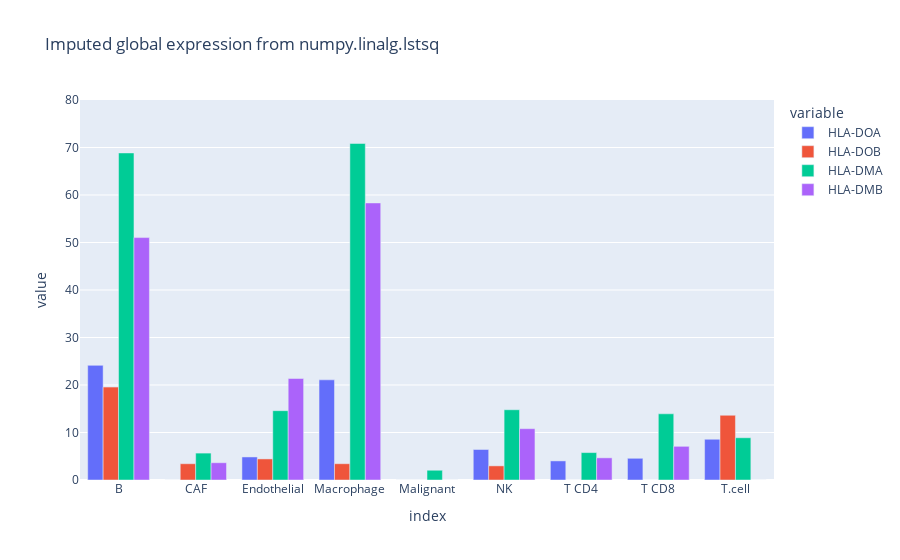

The cell this chart's notebook holds for it:
### Code cell
fig = px.bar(imputed_geps_numpy_lstsq.loc[example_genes].T, barmode='group', title="Imputed global expression from numpy.linalg.lstsq")
fig.update_yaxes(range=[0, 80])

### Figure 1 — Plotly figure (JSON) as saved in the notebook; plotly's stock layout.template omitted (floating-point values rounded to 4 significant figures)
{"data": [{"alignmentgroup": "True", "hovertemplate": "variable=HLA-DOA<br>index=%{x}<br>value=%{y}<extra></extra>", "legendgroup": "HLA-DOA", "marker": {"color": "#636efa", "pattern": {"shape": ""}}, "name": "HLA-DOA", "offsetgroup": "HLA-DOA", "orientation": "v", "showlegend": true, "textposition": "auto", "type": "bar", "x": ["B", "CAF", "Endothelial", "Macrophage", "Malignant", "NK", "T CD4", "T CD8", "T.cell"], "xaxis": "x", "y": [24.13, 0, 4.854, 21.09, 0, 6.423, 4.022, 4.571, 8.578], "yaxis": "y"}, {"alignmentgroup": "True", "hovertemplate": "variable=HLA-DOB<br>index=%{x}<br>value=%{y}<extra></extra>", "legendgroup": "HLA-DOB", "marker": {"color": "#EF553B", "pattern": {"shape": ""}}, "name": "HLA-DOB", "offsetgroup": "HLA-DOB", "orientation": "v", "showlegend": true, "textposition": "auto", "type": "bar", "x": ["B", "CAF", "Endothelial", "Macrophage", "Malignant", "NK", "T CD4", "T CD8", "T.cell"], "xaxis": "x", "y": [19.56, 3.428, 4.437, 3.429, 0, 2.975, 0, 0, 13.63], "yaxis": "y"}, {"alignmentgroup": "True", "hovertemplate": "variable=HLA-DMA<br>index=%{x}<br>value=%{y}<extra></extra>", "legendgroup": "HLA-DMA", "marker": {"color": "#00cc96", "pattern": {"shape": ""}}, "name": "HLA-DMA", "offsetgroup": "HLA-DMA", "orientation": "v", "showlegend": true, "textposition": "auto", "type": "bar", "x": ["B", "CAF", "Endothelial", "Macrophage", "Malignant", "NK", "T CD4", "T CD8", "T.cell"], "xaxis": "x", "y": [68.85, 5.663, 14.59, 70.85, 2.056, 14.79, 5.77, 13.93, 8.895], "yaxis": "y"}, {"alignmentgroup": "True", "hovertemplate": "variable=HLA-DMB<br>index=%{x}<br>value=%{y}<extra></extra>", "legendgroup": "HLA-DMB", "marker": {"color": "#ab63fa", "pattern": {"shape": ""}}, "name": "HLA-DMB", "offsetgroup": "HLA-DMB", "orientation": "v", "showlegend": true, "textposition": "auto", "type": "bar", "x": ["B", "CAF", "Endothelial", "Macrophage", "Malignant", "NK", "T CD4", "T CD8", "T.cell"], "xaxis": "x", "y": [51.04, 3.636, 21.37, 58.33, 0, 10.81, 4.667, 7.09, 0], "yaxis": "y"}], "layout": {"autosize": true, "barmode": "group", "legend": {"title": {"text": "variable"}, "tracegroupgap": 0}, "title": {"text": "Imputed global expression from numpy.linalg.lstsq"}, "xaxis": {"anchor": "y", "autorange": true, "domain": [0, 1], "range": [-0.5, 8.5], "title": {"text": "index"}, "type": "category"}, "yaxis": {"anchor": "x", "domain": [0, 1], "range": [0, 80], "title": {"text": "value"}, "type": "linear"}}}
